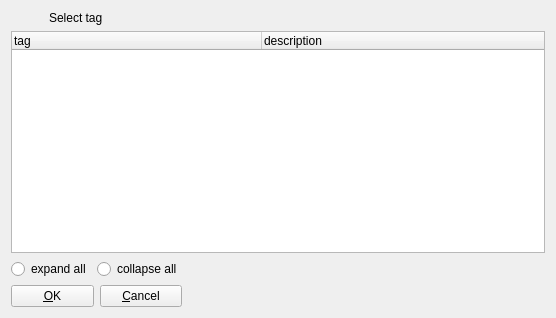
<?xml version="1.0" encoding="UTF-8"?>
<ui version="4.0">
 <class>select_tag_form</class>
 <widget class="QWidget" name="select_tag_form">
  <property name="geometry">
   <rect>
    <x>0</x>
    <y>0</y>
    <width>556</width>
    <height>318</height>
   </rect>
  </property>
  <property name="windowTitle">
   <string>Select tag</string>
  </property>
  <property name="windowIcon">
   <iconset resource="../qtclient.qrc">
    <normaloff>:/images/tag_blue.png</normaloff>:/images/tag_blue.png</iconset>
  </property>
  <layout class="QGridLayout" name="gridLayout">
   <item row="3" column="1">
    <spacer name="horizontalSpacer">
     <property name="orientation">
      <enum>Qt::Horizontal</enum>
     </property>
     <property name="sizeHint" stdset="0">
      <size>
       <width>40</width>
       <height>20</height>
      </size>
     </property>
    </spacer>
   </item>
   <item row="3" column="0">
    <layout class="QHBoxLayout" name="horizontalLayout_4">
     <item>
      <widget class="QRadioButton" name="radioButton">
       <property name="text">
        <string>expand all</string>
       </property>
      </widget>
     </item>
     <item>
      <widget class="QRadioButton" name="radioButton_2">
       <property name="text">
        <string>collapse all</string>
       </property>
      </widget>
     </item>
    </layout>
   </item>
   <item row="2" column="0" colspan="2">
    <widget class="QTreeWidget" name="tag">
     <property name="itemsExpandable">
      <bool>true</bool>
     </property>
     <property name="doctype" stdset="0">
      <string notr="true">TagHierarchyRequest.simpleform</string>
     </property>
     <property name="rootelement" stdset="0">
      <string>tag</string>
     </property>
     <property name="state" stdset="0">
      <string notr="true">{global.tagState}</string>
     </property>
     <property name="action" stdset="0">
      <string notr="true">read</string>
     </property>
     <attribute name="headerDefaultSectionSize">
      <number>250</number>
     </attribute>
     <column>
      <property name="text">
       <string>tag</string>
      </property>
     </column>
     <column>
      <property name="text">
       <string>description</string>
      </property>
     </column>
    </widget>
   </item>
   <item row="6" column="0">
    <layout class="QHBoxLayout" name="horizontalLayout">
     <item>
      <widget class="QPushButton" name="add">
       <property name="text">
        <string>&amp;OK</string>
       </property>
       <property name="form" stdset="0">
        <string notr="true">tag_add</string>
       </property>
       <property name="global.id" stdset="0">
        <string notr="true">{tag.id}</string>
       </property>
       <property name="global.tagState" stdset="0">
        <string>{tag.state}</string>
       </property>
      </widget>
     </item>
     <item>
      <widget class="QPushButton" name="delete_2">
       <property name="text">
        <string>&amp;Cancel</string>
       </property>
       <property name="doctype" stdset="0">
        <string notr="true">Tag.simpleform</string>
       </property>
       <property name="rootelement" stdset="0">
        <string notr="true">tag</string>
       </property>
       <property name="action" stdset="0">
        <string notr="true">delete</string>
       </property>
       <property name="form" stdset="0">
        <string notr="true">tags</string>
       </property>
       <property name="id" stdset="0">
        <string>{tag.id}</string>
       </property>
       <property name="global.tagState" stdset="0">
        <string>{tag.state}</string>
       </property>
      </widget>
     </item>
    </layout>
   </item>
   <item row="1" column="0">
    <layout class="QHBoxLayout" name="horizontalLayout_2">
     <item>
      <widget class="QLabel" name="label">
       <property name="maximumSize">
        <size>
         <width>32</width>
         <height>32</height>
        </size>
       </property>
       <property name="text">
        <string/>
       </property>
       <property name="pixmap">
        <pixmap resource="../qtclient.qrc">:/images/tag_blue.png</pixmap>
       </property>
      </widget>
     </item>
     <item>
      <widget class="QLabel" name="label_2">
       <property name="text">
        <string>Select tag</string>
       </property>
      </widget>
     </item>
    </layout>
   </item>
  </layout>
 </widget>
 <tabstops>
  <tabstop>tag</tabstop>
  <tabstop>radioButton</tabstop>
  <tabstop>radioButton_2</tabstop>
  <tabstop>add</tabstop>
  <tabstop>delete_2</tabstop>
 </tabstops>
 <resources>
  <include location="../qtclient.qrc"/>
 </resources>
 <connections>
  <connection>
   <sender>radioButton</sender>
   <signal>toggled(bool)</signal>
   <receiver>tag</receiver>
   <slot>expandAll()</slot>
   <hints>
    <hint type="sourcelabel">
     <x>66</x>
     <y>270</y>
    </hint>
    <hint type="destinationlabel">
     <x>62</x>
     <y>234</y>
    </hint>
   </hints>
  </connection>
  <connection>
   <sender>radioButton_2</sender>
   <signal>toggled(bool)</signal>
   <receiver>tag</receiver>
   <slot>collapseAll()</slot>
   <hints>
    <hint type="sourcelabel">
     <x>146</x>
     <y>265</y>
    </hint>
    <hint type="destinationlabel">
     <x>146</x>
     <y>227</y>
    </hint>
   </hints>
  </connection>
 </connections>
</ui>
